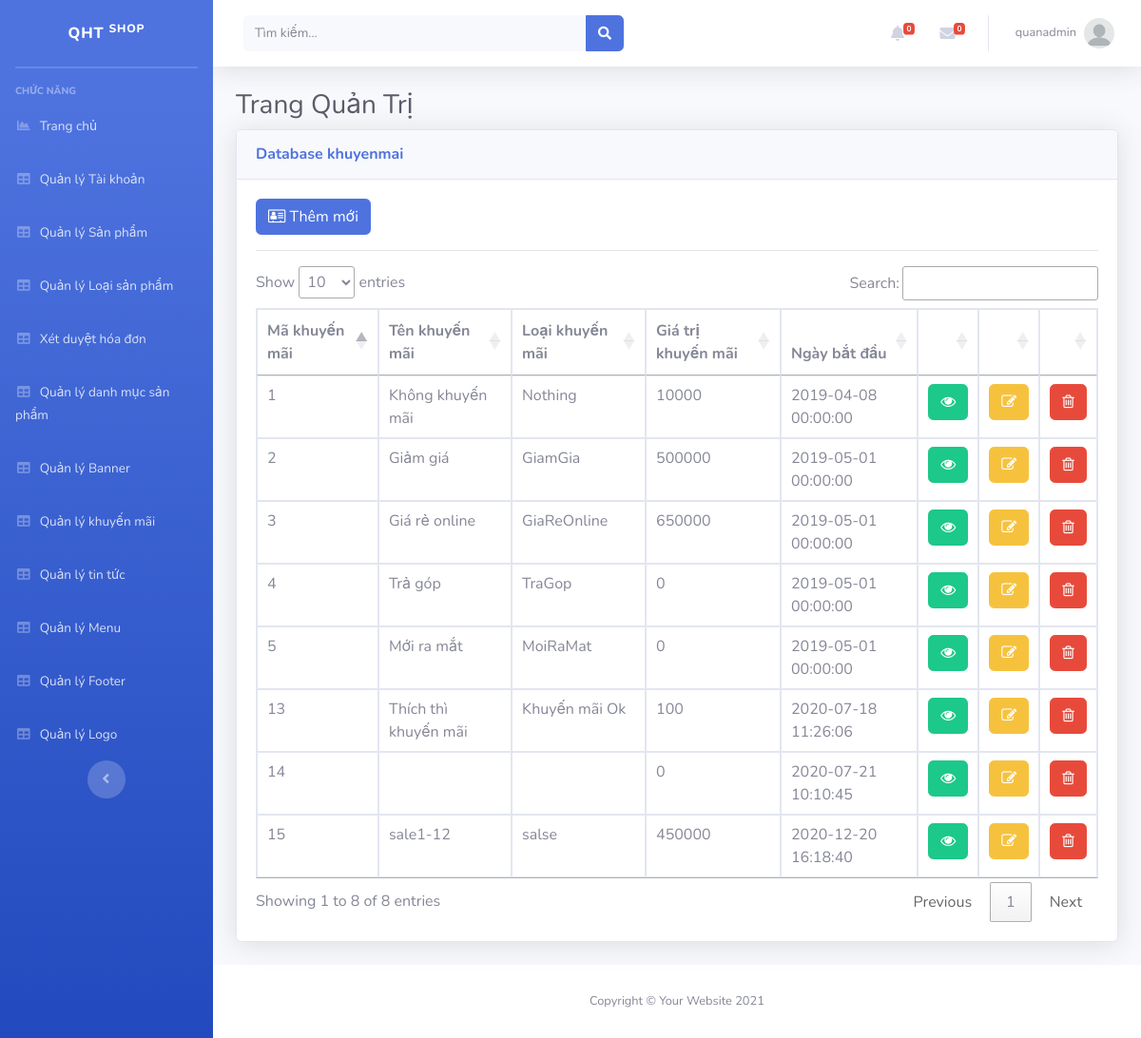
/Admin/index.php?mod=khuyenmai (signed in), run on the app's committed database.
### tables this page shows
CREATE TABLE `khuyenmai` (
  `MaKM` int(11) NOT NULL,
  `TenKM` varchar(100) NOT NULL,
  `LoaiKM` varchar(20) NOT NULL,
  `GiaTriKM` float(11,0) NOT NULL,
  `NgayBD` datetime NOT NULL,
  `TrangThai` int(11) NOT NULL
);

### Admin/MVC/controllers/KhuyenmaiController.php (called while the page is built, shortened)
<?php
class KhuyenmaiController
{
	var $khuyenmai_model;
	function __construct()
	{
		$this->khuyenmai_model = new khuyenmai();
	}
	public function list()
	{
		$data = $this->khuyenmai_model->All();
		require_once("MVC/Views/Admin/index.php");
	}
}

### Admin/MVC/Models/connection.php (called while the page is built, shortened)
<?php
    class Connection{
        function __construct()
        {
            $severname ="localhost";
            $username ="root";
            $password ="";
            $db_name ="wiroshop";
            $this->conn = new mysqli($severname,$username,$password,$db_name);
        }
    }
?>

### Admin/MVC/Models/model.php (called while the page is built, shortened)
<?php
require_once("connection.php");
class Model
{
    var $table;
    var $contens;
    function __construct()
    {
        $conn_obj = new Connection();
        $this->conn = $conn_obj->conn;
    }
    function All()
    {
        $query = "select * from $this->table ORDER BY $this->contens DESC ";
        require("result.php");
        return $data;
    }
}

### Admin/MVC/Models/result.php (called while the page is built)
<?php
$result = $this->conn->query($query);
$data = array();
while ($row = $result->fetch_assoc()) {
    $data[] = $row;
}
?>

### Admin/MVC/Views/khuyenmai/list.php (the view, shortened to what this page needs)
<?php if (isset($_SESSION['isLogin_Admin']) && $_SESSION['isLogin_Admin'] == true) { ?>
<a href="?mod=khuyenmai&act=add" type="button" class="btn btn-primary"><i class="fa fa-address-card-o" aria-hidden="true"></i>&nbsp;Thêm mới</a>
<?php } ?>
<hr>
<table class="table table-bordered" id="dataTable" width="100%" cellspacing="0">
  <thead>
    <tr>
      <th scope="col">Mã khuyến mãi</th>
      <th scope="col">Tên khuyến mãi</th>
      <th scope="col">Loại khuyến mãi</th>
      <th scope="col">Giá trị khuyến mãi</th>
      <th scope="col">Ngày bắt đầu</th>
      <th></th>
      <th></th>
      <th></th>
    </tr>
  </thead>
  <tbody>
    <?php foreach ($data as $row) { ?>
      <tr>
        <td><?= $row['MaKM'] ?></td>
        <td><?= $row['TenKM'] ?></td>
        <td><?= $row['LoaiKM'] ?></td>
        <td><?= $row['GiaTriKM'] ?></td>
        <td><?= $row['NgayBD'] ?></td>
        <td>
          <a href="?mod=khuyenmai&act=detail&id=<?= $row['MaKM'] ?>" class="btn btn-success"><i class="fa fa-eye" aria-hidden="true"></i></a>
        </td>
        <td>
           <?php if (isset($_SESSION['isLogin_Admin']) && $_SESSION['isLogin_Admin'] == true) { ?>
          <a href="?mod=khuyenmai&act=edit&id=<?= $row['MaKM'] ?>" class="btn btn-warning"><i class="fa fa-pencil-square-o" aria-hidden="true"></i></a>
          <?php }?>
        </td>
        <td>
           <?php if (isset($_SESSION['isLogin_Admin']) && $_SESSION['isLogin_Admin'] == true) { ?>
          <a href="?mod=khuyenmai&act=delete&id=<?= $row['MaKM'] ?>" onclick="return confirm('Bạn có thật sự muốn xóa ?');" type="button" class="btn btn-danger"><i class="fa fa-trash-o" aria-hidden="true"></i></a>
          <?php }?>
        </td>
      </tr>
    <?php } ?>
</table>

### data on the page
khuyenmai: MaKM "15", TenKM "sale1-12", LoaiKM "salse", GiaTriKM "450000", NgayBD "2020-12-20 16:18:40"
khuyenmai: MaKM "14", GiaTriKM "0", NgayBD "2020-07-21 10:10:45"
khuyenmai: MaKM "13", TenKM "Thích thì khuyến mãi", LoaiKM "Khuyến mãi Ok", GiaTriKM "100", NgayBD "2020-07-18 11:26:06"
khuyenmai: MaKM "5", TenKM "Mới ra mắt", LoaiKM "MoiRaMat", GiaTriKM "0", NgayBD "2019-05-01 00:00:00"
khuyenmai: MaKM "4", TenKM "Trả góp", LoaiKM "TraGop", GiaTriKM "0", NgayBD "2019-05-01 00:00:00"
khuyenmai: MaKM "3", TenKM "Giá rẻ online", LoaiKM "GiaReOnline", GiaTriKM "650000", NgayBD "2019-05-01 00:00:00"
khuyenmai: MaKM "2", TenKM "Giảm giá", LoaiKM "GiamGia", GiaTriKM "500000", NgayBD "2019-05-01 00:00:00"
khuyenmai: MaKM "1", TenKM "Không khuyến mãi", LoaiKM "Nothing", GiaTriKM "10000", NgayBD "2019-04-08 00:00:00"

### other printed values
$_SESSION['login']['TaiKhoan'] "quanadmin"
$mod "khuyenmai"
